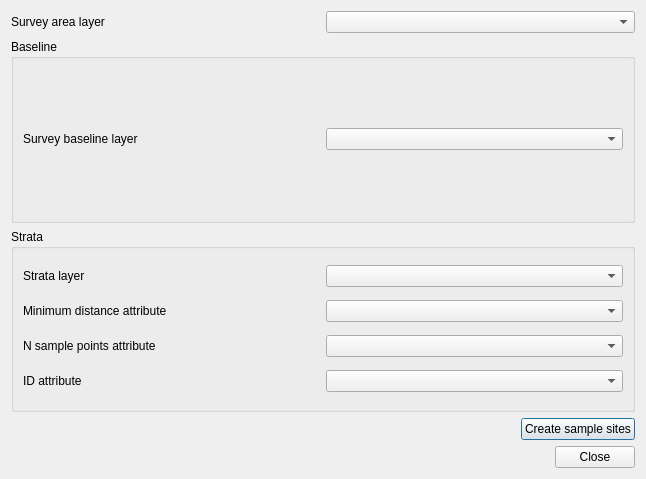
<?xml version="1.0" encoding="UTF-8"?>
<ui version="4.0">
 <class>TransectSurveyDialogBase</class>
 <widget class="QDialog" name="TransectSurveyDialogBase">
  <property name="geometry">
   <rect>
    <x>0</x>
    <y>0</y>
    <width>646</width>
    <height>479</height>
   </rect>
  </property>
  <property name="windowTitle">
   <string>Transect Survey</string>
  </property>
  <layout class="QGridLayout" name="gridLayout_3">
   <item row="2" column="0" colspan="2">
    <widget class="QGroupBox" name="mStrataGroupBox">
     <property name="title">
      <string>Strata</string>
     </property>
     <layout class="QGridLayout" name="gridLayout">
      <item row="1" column="0">
       <widget class="QLabel" name="mMinDistanceLabel">
        <property name="text">
         <string>Minimum distance attribute</string>
        </property>
       </widget>
      </item>
      <item row="1" column="1">
       <widget class="QComboBox" name="mMinimumDistanceAttributeComboBox"/>
      </item>
      <item row="0" column="0">
       <widget class="QLabel" name="mStrataLayerLabel">
        <property name="text">
         <string>Strata layer</string>
        </property>
       </widget>
      </item>
      <item row="0" column="1">
       <widget class="QComboBox" name="mStrataLayerComboBox"/>
      </item>
      <item row="2" column="0">
       <widget class="QLabel" name="mNSamplePointsAttribute">
        <property name="text">
         <string>N sample points attribute</string>
        </property>
       </widget>
      </item>
      <item row="3" column="1">
       <widget class="QComboBox" name="mStrataIdAttributeComboBox"/>
      </item>
      <item row="2" column="1">
       <widget class="QComboBox" name="mNSamplePointsComboBox"/>
      </item>
      <item row="3" column="0">
       <widget class="QLabel" name="mStrataIdAttributeLabel">
        <property name="text">
         <string>ID attribute</string>
        </property>
       </widget>
      </item>
     </layout>
    </widget>
   </item>
   <item row="0" column="0" colspan="2">
    <layout class="QHBoxLayout" name="horizontalLayout_2">
     <item>
      <widget class="QLabel" name="mSurveyAreaLabel">
       <property name="text">
        <string>Survey area layer</string>
       </property>
      </widget>
     </item>
     <item>
      <widget class="QComboBox" name="mSurveyAreaLayerComboBox"/>
     </item>
    </layout>
   </item>
   <item row="3" column="1">
    <widget class="QPushButton" name="mCreateSampleButton">
     <property name="text">
      <string>Create sample sites</string>
     </property>
    </widget>
   </item>
   <item row="3" column="0">
    <spacer name="horizontalSpacer">
     <property name="orientation">
      <enum>Qt::Horizontal</enum>
     </property>
     <property name="sizeHint" stdset="0">
      <size>
       <width>499</width>
       <height>20</height>
      </size>
     </property>
    </spacer>
   </item>
   <item row="1" column="0" colspan="2">
    <widget class="QGroupBox" name="mBaselineGroupBox">
     <property name="title">
      <string>Baseline</string>
     </property>
     <layout class="QGridLayout" name="gridLayout_2">
      <item row="0" column="1">
       <widget class="QComboBox" name="mSurveyBaselineLayerComboBox"/>
      </item>
      <item row="0" column="0">
       <widget class="QLabel" name="mBaselineLayerLabel">
        <property name="text">
         <string>Survey baseline layer</string>
        </property>
       </widget>
      </item>
     </layout>
    </widget>
   </item>
   <item row="4" column="0" colspan="2">
    <widget class="QDialogButtonBox" name="buttonBox">
     <property name="orientation">
      <enum>Qt::Horizontal</enum>
     </property>
     <property name="standardButtons">
      <set>QDialogButtonBox::Close</set>
     </property>
    </widget>
   </item>
  </layout>
 </widget>
 <resources/>
 <connections>
  <connection>
   <sender>buttonBox</sender>
   <signal>accepted()</signal>
   <receiver>TransectSurveyDialogBase</receiver>
   <slot>accept()</slot>
   <hints>
    <hint type="sourcelabel">
     <x>248</x>
     <y>254</y>
    </hint>
    <hint type="destinationlabel">
     <x>157</x>
     <y>274</y>
    </hint>
   </hints>
  </connection>
  <connection>
   <sender>buttonBox</sender>
   <signal>rejected()</signal>
   <receiver>TransectSurveyDialogBase</receiver>
   <slot>reject()</slot>
   <hints>
    <hint type="sourcelabel">
     <x>316</x>
     <y>260</y>
    </hint>
    <hint type="destinationlabel">
     <x>286</x>
     <y>274</y>
    </hint>
   </hints>
  </connection>
 </connections>
</ui>
